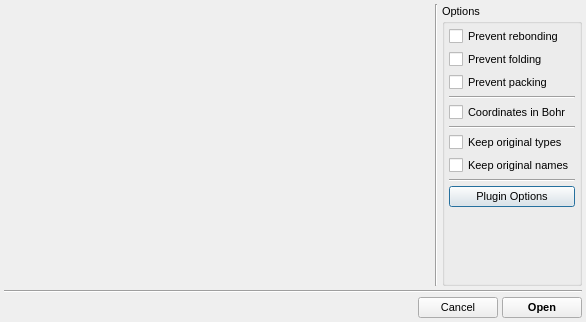
<?xml version="1.0" encoding="UTF-8"?>
<ui version="4.0">
 <class>OpenModelDialog</class>
 <widget class="QDialog" name="OpenModelDialog">
  <property name="geometry">
   <rect>
    <x>0</x>
    <y>0</y>
    <width>586</width>
    <height>322</height>
   </rect>
  </property>
  <property name="font">
   <font>
    <pointsize>8</pointsize>
   </font>
  </property>
  <property name="windowTitle">
   <string>Open Model File(s)</string>
  </property>
  <property name="windowIcon">
   <iconset resource="icons.qrc">
    <normaloff>:/file/icons/file_open.svg</normaloff>:/file/icons/file_open.svg</iconset>
  </property>
  <layout class="QVBoxLayout" name="verticalLayout_2">
   <property name="spacing">
    <number>4</number>
   </property>
   <property name="leftMargin">
    <number>4</number>
   </property>
   <property name="topMargin">
    <number>4</number>
   </property>
   <property name="rightMargin">
    <number>4</number>
   </property>
   <property name="bottomMargin">
    <number>4</number>
   </property>
   <item>
    <layout class="QHBoxLayout" name="horizontalLayout_2">
     <property name="spacing">
      <number>4</number>
     </property>
     <item>
      <widget class="FileSelectorWidget" name="FileSelector" native="true">
       <property name="sizePolicy">
        <sizepolicy hsizetype="Expanding" vsizetype="Expanding">
         <horstretch>0</horstretch>
         <verstretch>0</verstretch>
        </sizepolicy>
       </property>
      </widget>
     </item>
     <item>
      <widget class="Line" name="line_2">
       <property name="orientation">
        <enum>Qt::Vertical</enum>
       </property>
      </widget>
     </item>
     <item>
      <widget class="QGroupBox" name="OptionsGroup">
       <property name="sizePolicy">
        <sizepolicy hsizetype="Minimum" vsizetype="Expanding">
         <horstretch>0</horstretch>
         <verstretch>0</verstretch>
        </sizepolicy>
       </property>
       <property name="title">
        <string>Options</string>
       </property>
       <layout class="QVBoxLayout" name="verticalLayout">
        <property name="spacing">
         <number>4</number>
        </property>
        <property name="leftMargin">
         <number>4</number>
        </property>
        <property name="topMargin">
         <number>4</number>
        </property>
        <property name="rightMargin">
         <number>4</number>
        </property>
        <property name="bottomMargin">
         <number>4</number>
        </property>
        <item>
         <widget class="QCheckBox" name="PreventRebondingCheck">
          <property name="toolTip">
           <string>Recalculation of bonds between atoms will be prevented (explicit bond addition will still be allowed)</string>
          </property>
          <property name="text">
           <string>Prevent rebonding</string>
          </property>
         </widget>
        </item>
        <item>
         <widget class="QCheckBox" name="PreventFoldingCheck">
          <property name="toolTip">
           <string>Prevent folding of atoms into the unit cell</string>
          </property>
          <property name="text">
           <string>Prevent folding</string>
          </property>
         </widget>
        </item>
        <item>
         <widget class="QCheckBox" name="PreventPackingCheck">
          <property name="toolTip">
           <string>Prevent packing of atoms via spacegroup definitions</string>
          </property>
          <property name="text">
           <string>Prevent packing</string>
          </property>
         </widget>
        </item>
        <item>
         <widget class="Line" name="line_3">
          <property name="orientation">
           <enum>Qt::Horizontal</enum>
          </property>
         </widget>
        </item>
        <item>
         <widget class="QCheckBox" name="BohrCheck">
          <property name="toolTip">
           <string>Assume coordinates in the model file are in Bohr, and convert to Angstrom</string>
          </property>
          <property name="text">
           <string>Coordinates in Bohr</string>
          </property>
         </widget>
        </item>
        <item>
         <widget class="Line" name="line_4">
          <property name="orientation">
           <enum>Qt::Horizontal</enum>
          </property>
         </widget>
        </item>
        <item>
         <widget class="QCheckBox" name="KeepTypesCheck">
          <property name="toolTip">
           <string>Keep and fix types on atoms</string>
          </property>
          <property name="text">
           <string>Keep original types</string>
          </property>
         </widget>
        </item>
        <item>
         <widget class="QCheckBox" name="KeepNamesCheck">
          <property name="toolTip">
           <string>Create a basic forcefield containing names of the original atoms (before conversion)</string>
          </property>
          <property name="text">
           <string>Keep original names</string>
          </property>
         </widget>
        </item>
        <item>
         <widget class="Line" name="line_5">
          <property name="orientation">
           <enum>Qt::Horizontal</enum>
          </property>
         </widget>
        </item>
        <item>
         <widget class="QPushButton" name="pushButton">
          <property name="text">
           <string>Plugin Options</string>
          </property>
         </widget>
        </item>
        <item>
         <spacer name="verticalSpacer">
          <property name="orientation">
           <enum>Qt::Vertical</enum>
          </property>
          <property name="sizeHint" stdset="0">
           <size>
            <width>20</width>
            <height>40</height>
           </size>
          </property>
         </spacer>
        </item>
       </layout>
      </widget>
     </item>
    </layout>
   </item>
   <item>
    <widget class="Line" name="line">
     <property name="orientation">
      <enum>Qt::Horizontal</enum>
     </property>
    </widget>
   </item>
   <item>
    <layout class="QHBoxLayout" name="horizontalLayout">
     <property name="spacing">
      <number>4</number>
     </property>
     <item>
      <spacer name="horizontalSpacer">
       <property name="orientation">
        <enum>Qt::Horizontal</enum>
       </property>
       <property name="sizeHint" stdset="0">
        <size>
         <width>40</width>
         <height>20</height>
        </size>
       </property>
      </spacer>
     </item>
     <item>
      <widget class="QPushButton" name="CancelButton">
       <property name="text">
        <string>Cancel</string>
       </property>
      </widget>
     </item>
     <item>
      <widget class="QPushButton" name="OpenButton">
       <property name="font">
        <font>
         <weight>75</weight>
         <bold>true</bold>
        </font>
       </property>
       <property name="text">
        <string>Open</string>
       </property>
      </widget>
     </item>
    </layout>
   </item>
  </layout>
 </widget>
 <customwidgets>
  <customwidget>
   <class>FileSelectorWidget</class>
   <extends>QWidget</extends>
   <header location="global">gui/fileselectorwidget.h</header>
   <container>1</container>
  </customwidget>
 </customwidgets>
 <resources>
  <include location="icons.qrc"/>
 </resources>
 <connections/>
</ui>
